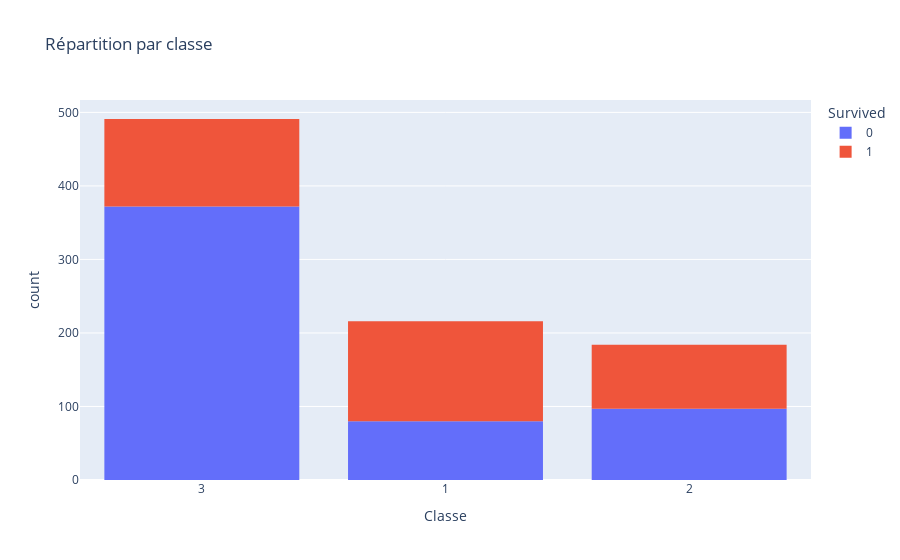

Notebook source saved alongside this figure:
### Code cell
fig = px.histogram(
    train,
    x = train['Pclass'].astype(str),  # transforme 1/2/3 en "1"/"2"/"3"
    title="Répartition par classe",
    color = 'Survived',
    labels={'x': 'Classe', 'count': 'Nombre'}
)
fig.show()

### Figure 1 — Plotly figure (JSON) as saved in the notebook; plotly's stock layout.template omitted (floating-point values rounded to 4 significant figures; data arrays with more than 128 entries replaced by an {"elided": "..."} marker saying what was removed)
{"data": [{"bingroup": "x", "hovertemplate": "Survived=0<br>Classe=%{x}<br>count=%{y}<extra></extra>", "legendgroup": "0", "marker": {"color": "#636efa", "pattern": {"shape": ""}}, "name": "0", "orientation": "v", "showlegend": true, "type": "histogram", "x": {"elided": "549 str values"}, "xaxis": "x", "yaxis": "y"}, {"bingroup": "x", "hovertemplate": "Survived=1<br>Classe=%{x}<br>count=%{y}<extra></extra>", "legendgroup": "1", "marker": {"color": "#EF553B", "pattern": {"shape": ""}}, "name": "1", "orientation": "v", "showlegend": true, "type": "histogram", "x": {"elided": "342 str values"}, "xaxis": "x", "yaxis": "y"}], "layout": {"barmode": "relative", "legend": {"title": {"text": "Survived"}, "tracegroupgap": 0}, "title": {"text": "Répartition par classe"}, "xaxis": {"anchor": "y", "domain": [0, 1], "title": {"text": "Classe"}}, "yaxis": {"anchor": "x", "domain": [0, 1], "title": {"text": "count"}}}}
